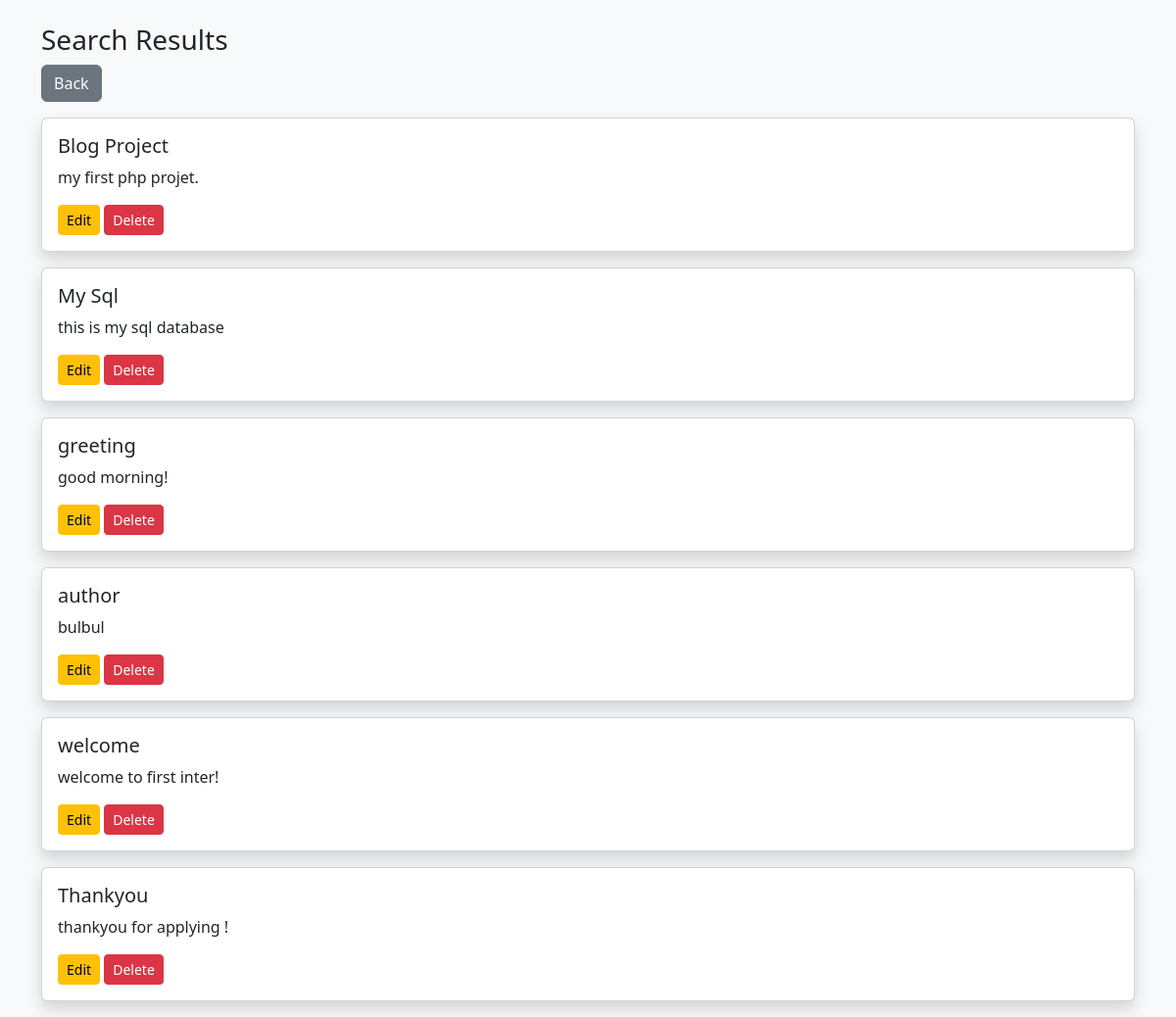
Screenshot of /search.php with the database file from the repository.
### tables this page shows
CREATE TABLE `posts` (
  `id` int(11) NOT NULL,
  `title` varchar(255) DEFAULT NULL,
  `content` text DEFAULT NULL,
  `created_at` timestamp NOT NULL DEFAULT current_timestamp()
);

### search.php (the view, shortened to what this page needs)
<?php
include "config.php";
$search = $_GET['search'];
$sql = "SELECT * FROM posts WHERE title LIKE '%$search%' OR content LIKE '%$search%'";
$result = $conn->query($sql);
?>
<!DOCTYPE html>
<html>
<head>
<link href="https://cdn.jsdelivr.net/npm/bootstrap@5.3.0/dist/css/bootstrap.min.css" rel="stylesheet">
</head>
<body class="bg-light">
<div class="container mt-4">
<h3>Search Results</h3>
<a href="index.php" class="btn btn-secondary mb-3">Back</a>
<?php
while($row=$result->fetch_assoc()){
?>
<div class="card mb-3 shadow">
<div class="card-body">
<h5><?php echo $row['title']; ?></h5>
<p><?php echo $row['content']; ?></p>
<a href="edit.php?id=<?php echo $row['id']; ?>" class="btn btn-warning btn-sm">Edit</a>
<a href="delete.php?id=<?php echo $row['id']; ?>"
class="btn btn-danger btn-sm"
onclick="return confirm('Delete this post?')">Delete</a>
</div>
</div>
<?php } ?>
</div>
</body>
</html>

### rows the page displays
posts: title "Blog Project", content "my first php projet."
posts: title "My Sql", content "this is my sql database"
posts: title "greeting", content "good morning!"
posts: title "author", content "bulbul"
posts: title "welcome", content "welcome to first inter!"
posts: title "Thankyou", content "thankyou for applying !"
